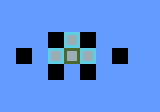

Tiled map render using the project's own tile images. Description and the map definition, with tile-layer contents summarised, below:
An orthogonal 10x7 tile map with 16x16 px tiles, 1 tile layer (Tile Layer 1).

<map version="1.0" orientation="orthogonal" renderorder="right-down" width="10" height="7" tilewidth="16" tileheight="16" nextobjectid="1">
 <tileset firstgid="1" name="sample-tileset" tilewidth="16" tileheight="16" tilecount="5">
  <image source="../sample-tileset.png" width="80" height="16" />
 </tileset>
 <layer name="Tile Layer 1" width="10" height="7">
  <data>[70 cells, 70 non-empty, 4 distinct tile ids]</data>
 </layer>
</map>
